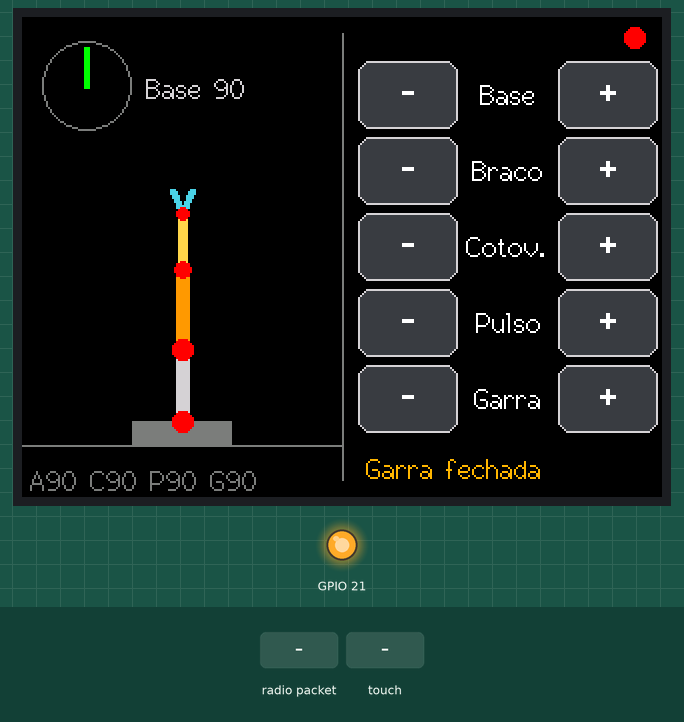
Bench run of a sketch on a simulated ESP32. On the bench: 320×240 colour display, output pins drawn as LEDs (lit = HIGH). The test bench sets the inputs (shaded band).

Above: at 1.7 s.
1.8 s: radio packet "1" arrives
At 2.6 s:
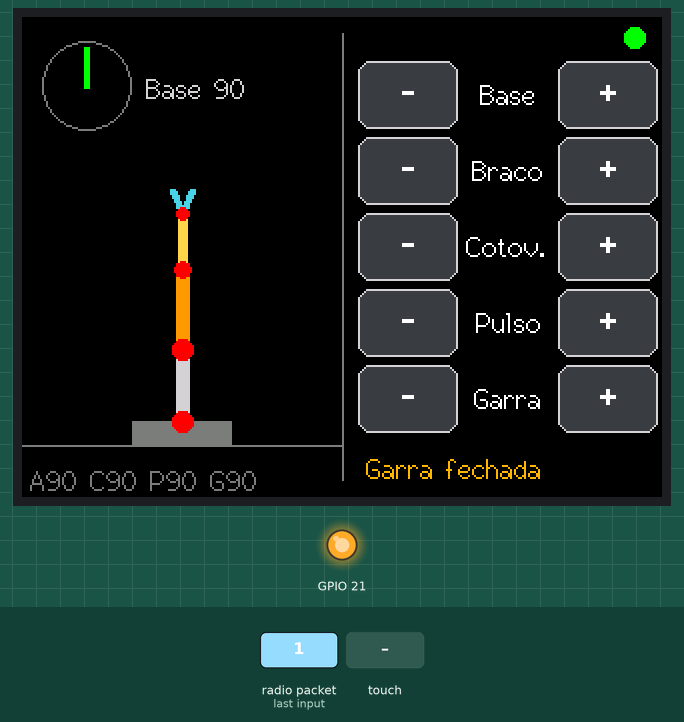
4.3 s: touch panel pressed at 62 % / 10 % of its raw x / y range
At 5.5 s:
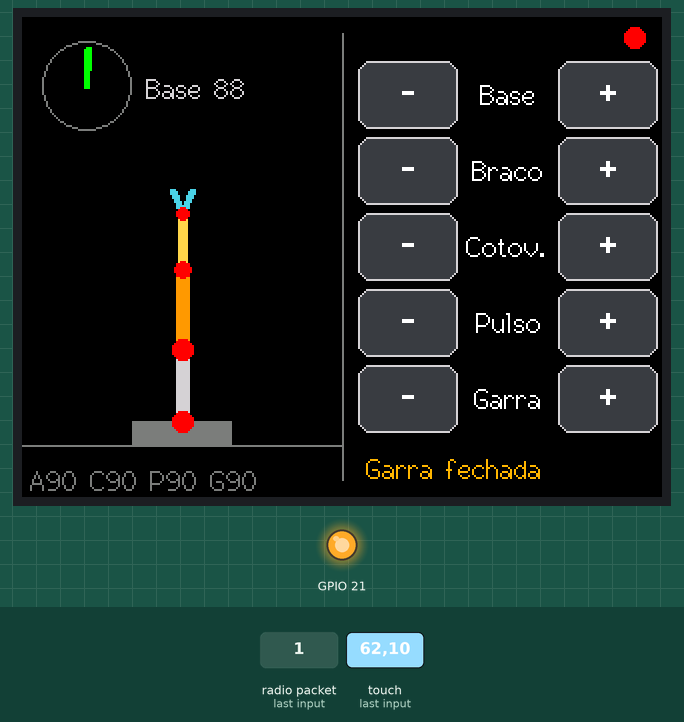
Timing chart, 0 to 7.3 s (numbered marks = the images above; inputs shaded):
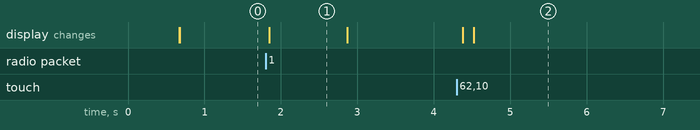

Measured:
- after the input at 1.8 s, the display: changes after 0.05 s (image 1)
- after the input at 4.3 s, the display: first changes after 0.08 s (image 2 shows a later state)
- what the display in image 1 shows lasts 1.1 s, from 1.8 s to 2.9 s

The sketch:

cyd.ino
```cpp
#include <TFT_eSPI.h>
#include <WiFi.h>
#include <esp_now.h>
#include <esp_wifi.h>
#include <SPI.h>
#include <XPT2046_Touchscreen.h>

/*
 * Controlador ESP32 (CYD) + Tela TFT com botoes touch
 *
 * Eixos (botoes - / + no painel direito):
 *   Base    -> giro da base (vista de cima)
 *   Braco   -> inclinacao do braco (coluna)
 *   Cotov.  -> cotovelo
 *   Pulso   -> pulso
 *   Garra   -> abertura da garra
 */

// ===================== CONFIGURAÇÃO ESP-NOW =====================
#define ENVIAR_ESPNOW      true
#define ESPNOW_CHANNEL     1           // igual ao da ponte
#define PERIODO_ENVIO_MS   100         // 10 Hz

uint8_t MAC_PONTE[6] = {0x9C, 0x9E, 0x6E, 0xE2, 0xD2, 0xFC};

// Posicao de cada eixo na mensagem "P e1 e2 e3 e4 e5 g":
//   Braco = e1, Cotovelo = e2, Pulso = e3, Base = e5 (o eixo que sobrava).
#define SLOT_BASE          5

const float ESC_BRACO = 1.0f, ESC_COTOVELO = 1.0f, ESC_PULSO = 1.0f, ESC_BASE = 1.0f;
// ================================================================

// ===================== CONFIGURAÇÃO DO TOUCH (XPT2046) ==========
#define TOUCH_CS    33
#define TOUCH_IRQ   36
#define TOUCH_CLK   25
#define TOUCH_MOSI  32
#define TOUCH_MISO  39

// Faixa dos valores brutos do XPT2046 (ajuste aqui se o toque ficar deslocado)
#define TOUCH_X_MIN 200
#define TOUCH_X_MAX 3700
#define TOUCH_Y_MIN 240
#define TOUCH_Y_MAX 3800

// Velocidade de movimento por ciclo do loop enquanto o botao esta pressionado
const float VELOCIDADE = 1.0f;
// ================================================================

SPIClass touchSPI(VSPI);
XPT2046_Touchscreen ts(TOUCH_CS, TOUCH_IRQ);

TFT_eSPI tft;
TFT_eSprite arm = TFT_eSprite(&tft);   // metade esquerda (160x240)

// geometria do desenho (pixels)
const int L0 = 36, L1 = 40, L2 = 28, LG = 12;
const int X0 = 80, Y0 = 202;

// ângulos (graus)
float giro = 90, braco = 90, cotovelo = 90, pulso = 90, garra = 90;

uint16_t LARANJA, AMARELO, CIANO, CINZA_BTN;

bool espnowOk = false;
volatile unsigned long ultimaResposta = 0;   // última resposta da ponte

// ---------- layout dos botoes (painel direito) ----------
const int BTN_W = 50, BTN_H = 34;
const int BTN_MINUS_X = 168;
const int BTN_PLUS_X  = 268;
const int LABEL_X     = 243;
const int ROW_Y0 = 22, ROW_STEP = 38;
const int N_EIXOS = 5;
const char* NOMES[N_EIXOS] = {"Base", "Braco", "Cotov.", "Pulso", "Garra"};

float* valorEixo(int i) {
  switch (i) {
    case 0: return &giro;
    case 1: return &braco;
    case 2: return &cotovelo;
    case 3: return &pulso;
    default: return &garra;
  }
}

// ---------- ESP-NOW ----------
#if ESP_ARDUINO_VERSION >= ESP_ARDUINO_VERSION_VAL(3, 0, 0)
void onRecv(const esp_now_recv_info_t *info, const uint8_t *data, int len) {
  ultimaResposta = millis();
}
#else
void onRecv(const uint8_t *mac, const uint8_t *data, int len) {
  ultimaResposta = millis();
}
#endif

bool iniciarEspNow() {
  WiFi.mode(WIFI_STA);
  WiFi.setTxPower(WIFI_POWER_11dBm);   // menos corrente de pico
  esp_wifi_set_channel(ESPNOW_CHANNEL, WIFI_SECOND_CHAN_NONE);

  if (esp_now_init() != ESP_OK) return false;
  esp_now_register_recv_cb(onRecv);

  esp_now_peer_info_t peer = {};
  memcpy(peer.peer_addr, MAC_PONTE, 6);
  peer.channel = 0;                    // canal atual
  peer.encrypt = false;
  return esp_now_add_peer(&peer) == ESP_OK;
}

void enviarPosicao() {
  float e[5] = {0, 0, 0, 0, 0};
  e[0] = (braco    - 90) * ESC_BRACO;
  e[1] = (cotovelo - 90) * ESC_COTOVELO;
  e[2] = (pulso    - 90) * ESC_PULSO;
  e[SLOT_BASE - 1] = (giro - 90) * ESC_BASE;
  float g = constrain(garra, 0, 180);

  char msg[80];
  int n = snprintf(msg, sizeof(msg), "P %.1f %.1f %.1f %.1f %.1f %.0f\n",
                   e[0], e[1], e[2], e[3], e[4], g);
  esp_now_send(MAC_PONTE, (const uint8_t *)msg, n);
}

// ---------- TOUCH ----------
bool lerToque(int &x, int &y) {
  if (!ts.touched()) return false;
  TS_Point p = ts.getPoint();
  x = constrain(map(p.x, TOUCH_X_MIN, TOUCH_X_MAX, 0, 320), 0, 319);
  y = constrain(map(p.y, TOUCH_Y_MIN, TOUCH_Y_MAX, 0, 240), 0, 239);
  return true;
}

void atualizarToque() {
  int x, y;
  if (!lerToque(x, y)) return;

  for (int i = 0; i < N_EIXOS; i++) {
    int by = ROW_Y0 + i * ROW_STEP;
    if (y < by || y > by + BTN_H) continue;

    float *v = valorEixo(i);
    if (x >= BTN_MINUS_X && x <= BTN_MINUS_X + BTN_W)
      *v = constrain(*v - VELOCIDADE, 0, 180);
    else if (x >= BTN_PLUS_X && x <= BTN_PLUS_X + BTN_W)
      *v = constrain(*v + VELOCIDADE, 0, 180);
    break;
  }
}

// ---------- desenho do braco ----------
void desenharBraco() {
  arm.fillSprite(TFT_BLACK);

  // mostrador da base (vista de cima): 90 = apontando para cima
  arm.drawCircle(32, 34, 22, TFT_DARKGREY);
  float b = radians(giro);
  arm.drawWideLine(32, 34, 32 + 18 * cosf(b), 34 - 18 * sinf(b), 3, TFT_GREEN, TFT_BLACK);
  char txt[24];
  snprintf(txt, sizeof(txt), "Base %d", (int)giro);
  arm.setTextColor(TFT_LIGHTGREY, TFT_BLACK);
  arm.drawString(txt, 62, 28, 2);

  // chão e base fixa
  arm.drawFastHLine(0, 214, 160, TFT_DARKGREY);
  arm.fillRect(55, 202, 50, 12, TFT_DARKGREY);

  // braco (coluna): 90 = vertical
  float rb = radians(braco);
  float ex = X0 + L0 * cosf(rb), ey = Y0 - L0 * sinf(rb);
  arm.drawWideLine(X0, Y0, ex, ey, 7, TFT_LIGHTGREY, TFT_BLACK);

  // cotovelo: 90 = alinhado com o braco
  float a1 = radians(cotovelo + braco - 90);
  float x1 = ex + L1 * cosf(a1), y1 = ey - L1 * sinf(a1);
  // pulso: 90 = alinhado com o antebraço
  float a2 = a1 + radians(pulso - 90);
  float x2 = x1 + L2 * cosf(a2), y2 = y1 - L2 * sinf(a2);

  arm.drawWideLine(ex, ey, x1, y1, 6, LARANJA, TFT_BLACK);
  arm.drawWideLine(x1, y1, x2, y2, 5, AMARELO, TFT_BLACK);

  // garra: ângulo maior = mais FECHADA (invertido em relacao ao original)
  float s = radians(5 + ((180.0f - garra) / 180.0f) * 35);
  for (int k = -1; k <= 1; k += 2) {
    float gx = x2 + LG * cosf(a2 + k * s), gy = y2 - LG * sinf(a2 + k * s);
    arm.drawWideLine(x2, y2, gx, gy, 3, CIANO, TFT_BLACK);
  }

  // juntas
  arm.fillCircle(X0, Y0, 5, TFT_RED);
  arm.fillCircle((int)ex, (int)ey, 5, TFT_RED);
  arm.fillCircle((int)x1, (int)y1, 4, TFT_RED);
  arm.fillCircle((int)x2, (int)y2, 3, TFT_RED);

  // leitura dos ângulos embaixo
  snprintf(txt, sizeof(txt), "A%d C%d P%d G%d", (int)braco, (int)cotovelo, (int)pulso, (int)garra);
  arm.setTextColor(TFT_DARKGREY, TFT_BLACK);
  arm.drawString(txt, 4, 224, 2);

  arm.pushSprite(0, 0);
}

// ---------- painel de botoes ----------
void desenharBotao(int x, int y, const char* simbolo) {
  tft.fillRoundRect(x, y, BTN_W, BTN_H, 6, CINZA_BTN);
  tft.drawRoundRect(x, y, BTN_W, BTN_H, 6, TFT_LIGHTGREY);
  tft.setTextColor(TFT_WHITE, CINZA_BTN);
  tft.drawCentreString(simbolo, x + BTN_W / 2, y + (BTN_H - 26) / 2, 4);
}

void desenharPainel() {
  for (int i = 0; i < N_EIXOS; i++) {
    int y = ROW_Y0 + i * ROW_STEP;
    desenharBotao(BTN_MINUS_X, y, "-");
    desenharBotao(BTN_PLUS_X, y, "+");
    tft.setTextColor(TFT_WHITE, TFT_BLACK);
    tft.drawCentreString(NOMES[i], LABEL_X, y + (BTN_H - 16) / 2, 2);
  }
}

void desenharEnlace(bool ok) {
  tft.fillCircle(306, 10, 5, ok ? TFT_GREEN : TFT_RED);
}

void setup() {
  pinMode(21, OUTPUT);
  digitalWrite(21, HIGH);           // backlight

  tft.init();
  tft.setRotation(1);               // paisagem 320x240
  tft.fillScreen(TFT_BLACK);

  // touch em barramento SPI separado
  touchSPI.begin(TOUCH_CLK, TOUCH_MISO, TOUCH_MOSI, TOUCH_CS);
  ts.begin(touchSPI);
  ts.setRotation(1);

  LARANJA   = tft.color565(255, 152, 0);
  AMARELO   = tft.color565(255, 213, 79);
  CIANO     = tft.color565(77, 208, 225);
  CINZA_BTN = tft.color565(60, 60, 70);

  arm.createSprite(160, 240);
  tft.drawFastVLine(160, 8, 224, TFT_DARKGREY);   // divisória
  desenharPainel();
  desenharEnlace(false);

  if (ENVIAR_ESPNOW) {
    delay(300);
    espnowOk = iniciarEspNow();
  }
}

void loop() {
  atualizarToque();

  // envia os valores atuais para a ponte ESP-NOW
  if (espnowOk) {
    static unsigned long ultimoEnvio = 0;
    if (millis() - ultimoEnvio >= PERIODO_ENVIO_MS) {
      ultimoEnvio = millis();
      enviarPosicao();
    }
  }

  desenharBraco();

  // estado da garra (só redesenha quando muda) - invertido: angulo alto = fechada
  static int antes = -1;
  int aberta = garra < 90;
  if (aberta != antes) {
    antes = aberta;
    tft.setTextPadding(140);
    tft.setTextColor(aberta ? TFT_GREEN : TFT_ORANGE, TFT_BLACK);
    tft.drawString(aberta ? "Garra aberta" : "Garra fechada", 172, 218, 2);
    tft.setTextPadding(0);
  }

  // estado do enlace (só redesenha quando muda)
  static int enlaceAntes = -1;
  unsigned long r = ultimaResposta;
  int enlace = (r != 0 && millis() - r < 1000) ? 1 : 0;
  if (enlace != enlaceAntes) {
    enlaceAntes = enlace;
    desenharEnlace(enlace);
  }

  delay(30);
}
```
